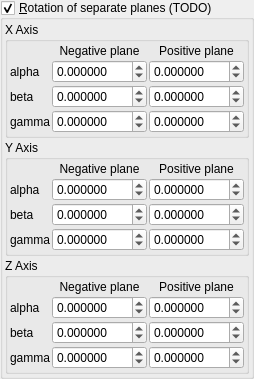
    <widget class="MyGroupBox" name="groupCheck_mandelbox_rotations_enabled">
     <property name="title">
      <string>&amp;Rotation of separate planes (TODO)</string>
     </property>
     <property name="checkable">
      <bool>true</bool>
     </property>
     <layout class="QVBoxLayout" name="verticalLayout_4">
      <property name="spacing">
       <number>2</number>
      </property>
      <property name="leftMargin">
       <number>2</number>
      </property>
      <property name="topMargin">
       <number>2</number>
      </property>
      <property name="rightMargin">
       <number>2</number>
      </property>
      <property name="bottomMargin">
       <number>2</number>
      </property>
      <item>
       <widget class="QGroupBox" name="groupBox_5">
        <property name="title">
         <string>X Axis</string>
        </property>
        <layout class="QVBoxLayout" name="verticalLayout_5">
         <property name="spacing">
          <number>2</number>
         </property>
         <property name="leftMargin">
          <number>2</number>
         </property>
         <property name="topMargin">
          <number>2</number>
         </property>
         <property name="rightMargin">
          <number>2</number>
         </property>
         <property name="bottomMargin">
          <number>2</number>
         </property>
         <item>
          <layout class="QGridLayout" name="gridLayout_6" columnstretch="0,1,1">
           <property name="spacing">
            <number>2</number>
           </property>
           <item row="1" column="1">
            <widget class="MyDoubleSpinBox" name="spinboxd3_mandelbox_rotation_neg_1_x">
             <property name="sizePolicy">
              <sizepolicy hsizetype="Minimum" vsizetype="Maximum">
               <horstretch>0</horstretch>
               <verstretch>0</verstretch>
              </sizepolicy>
             </property>
             <property name="prefix">
              <string/>
             </property>
             <property name="suffix">
              <string/>
             </property>
             <property name="decimals">
              <number>6</number>
             </property>
             <property name="minimum">
              <double>-180.000000000000000</double>
             </property>
             <property name="maximum">
              <double>180.000000000000000</double>
             </property>
             <property name="singleStep">
              <double>1.000000000000000</double>
             </property>
            </widget>
           </item>
           <item row="3" column="0">
            <widget class="QLabel" name="label_18">
             <property name="text">
              <string notr="true">gamma</string>
             </property>
            </widget>
           </item>
           <item row="2" column="1">
            <widget class="MyDoubleSpinBox" name="spinboxd3_mandelbox_rotation_neg_1_y">
             <property name="sizePolicy">
              <sizepolicy hsizetype="Minimum" vsizetype="Maximum">
               <horstretch>0</horstretch>
               <verstretch>0</verstretch>
              </sizepolicy>
             </property>
             <property name="prefix">
              <string/>
             </property>
             <property name="suffix">
              <string/>
             </property>
             <property name="decimals">
              <number>6</number>
             </property>
             <property name="minimum">
              <double>-180.000000000000000</double>
             </property>
             <property name="maximum">
              <double>180.000000000000000</double>
             </property>
             <property name="singleStep">
              <double>1.000000000000000</double>
             </property>
            </widget>
           </item>
           <item row="2" column="0">
            <widget class="QLabel" name="label_16">
             <property name="text">
              <string notr="true">beta</string>
             </property>
            </widget>
           </item>
           <item row="3" column="1">
            <widget class="MyDoubleSpinBox" name="spinboxd3_mandelbox_rotation_neg_1_z">
             <property name="sizePolicy">
              <sizepolicy hsizetype="Minimum" vsizetype="Maximum">
               <horstretch>0</horstretch>
               <verstretch>0</verstretch>
              </sizepolicy>
             </property>
             <property name="prefix">
              <string/>
             </property>
             <property name="suffix">
              <string/>
             </property>
             <property name="decimals">
              <number>6</number>
             </property>
             <property name="minimum">
              <double>-180.000000000000000</double>
             </property>
             <property name="maximum">
              <double>180.000000000000000</double>
             </property>
             <property name="singleStep">
              <double>1.000000000000000</double>
             </property>
            </widget>
           </item>
           <item row="1" column="0">
            <widget class="QLabel" name="label_17">
             <property name="text">
              <string notr="true">alpha</string>
             </property>
            </widget>
           </item>
           <item row="0" column="1">
            <widget class="QLabel" name="label_22">
             <property name="text">
              <string>Negative plane</string>
             </property>
             <property name="alignment">
              <set>Qt::AlignCenter</set>
             </property>
            </widget>
           </item>
           <item row="0" column="2">
            <widget class="QLabel" name="label_23">
             <property name="text">
              <string>Positive plane</string>
             </property>
             <property name="alignment">
              <set>Qt::AlignCenter</set>
             </property>
            </widget>
           </item>
           <item row="1" column="2">
            <widget class="MyDoubleSpinBox" name="spinboxd3_mandelbox_rotation_pos_1_x">
             <property name="sizePolicy">
              <sizepolicy hsizetype="Minimum" vsizetype="Maximum">
               <horstretch>0</horstretch>
               <verstretch>0</verstretch>
              </sizepolicy>
             </property>
             <property name="prefix">
              <string/>
             </property>
             <property name="suffix">
              <string/>
             </property>
             <property name="decimals">
              <number>6</number>
             </property>
             <property name="minimum">
              <double>-180.000000000000000</double>
             </property>
             <property name="maximum">
              <double>180.000000000000000</double>
             </property>
             <property name="singleStep">
              <double>1.000000000000000</double>
             </property>
            </widget>
           </item>
           <item row="2" column="2">
            <widget class="MyDoubleSpinBox" name="spinboxd3_mandelbox_rotation_pos_1_y">
             <property name="sizePolicy">
              <sizepolicy hsizetype="Minimum" vsizetype="Maximum">
               <horstretch>0</horstretch>
               <verstretch>0</verstretch>
              </sizepolicy>
             </property>
             <property name="prefix">
              <string/>
             </property>
             <property name="suffix">
              <string/>
             </property>
             <property name="decimals">
              <number>6</number>
             </property>
             <property name="minimum">
              <double>-180.000000000000000</double>
             </property>
             <property name="maximum">
              <double>180.000000000000000</double>
             </property>
             <property name="singleStep">
              <double>1.000000000000000</double>
             </property>
            </widget>
           </item>
           <item row="3" column="2">
            <widget class="MyDoubleSpinBox" name="spinboxd3_mandelbox_rotation_pos_1_z">
             <property name="sizePolicy">
              <sizepolicy hsizetype="Minimum" vsizetype="Maximum">
               <horstretch>0</horstretch>
               <verstretch>0</verstretch>
              </sizepolicy>
             </property>
             <property name="prefix">
              <string/>
             </property>
             <property name="suffix">
              <string/>
             </property>
             <property name="decimals">
              <number>6</number>
             </property>
             <property name="minimum">
              <double>-180.000000000000000</double>
             </property>
             <property name="maximum">
              <double>180.000000000000000</double>
             </property>
             <property name="singleStep">
              <double>1.000000000000000</double>
             </property>
            </widget>
           </item>
          </layout>
         </item>
        </layout>
       </widget>
      </item>
      <item>
       <widget class="QGroupBox" name="groupBox_6">
        <property name="title">
         <string>Y Axis</string>
        </property>
        <layout class="QVBoxLayout" name="verticalLayout_6">
         <property name="spacing">
          <number>2</number>
         </property>
         <property name="leftMargin">
          <number>2</number>
         </property>
         <property name="topMargin">
          <number>2</number>
         </property>
         <property name="rightMargin">
          <number>2</number>
         </property>
         <property name="bottomMargin">
          <number>2</number>
         </property>
         <item>
          <layout class="QGridLayout" name="gridLayout_3" columnstretch="0,1,1">
           <property name="spacing">
            <number>2</number>
           </property>
           <item row="1" column="1">
            <widget class="MyDoubleSpinBox" name="spinboxd3_mandelbox_rotation_neg_2_x">
             <property name="sizePolicy">
              <sizepolicy hsizetype="Minimum" vsizetype="Maximum">
               <horstretch>0</horstretch>
               <verstretch>0</verstretch>
              </sizepolicy>
             </property>
             <property name="prefix">
              <string/>
             </property>
             <property name="suffix">
              <string/>
             </property>
             <property name="decimals">
              <number>6</number>
             </property>
             <property name="minimum">
              <double>-180.000000000000000</double>
             </property>
             <property name="maximum">
              <double>180.000000000000000</double>
             </property>
             <property name="singleStep">
              <double>1.000000000000000</double>
             </property>
            </widget>
           </item>
           <item row="1" column="0">
            <widget class="QLabel" name="label_49">
             <property name="text">
              <string notr="true">alpha</string>
             </property>
            </widget>
           </item>
           <item row="3" column="1">
            <widget class="MyDoubleSpinBox" name="spinboxd3_mandelbox_rotation_neg_2_z">
             <property name="sizePolicy">
              <sizepolicy hsizetype="Minimum" vsizetype="Maximum">
               <horstretch>0</horstretch>
               <verstretch>0</verstretch>
              </sizepolicy>
             </property>
             <property name="prefix">
              <string/>
             </property>
             <property name="suffix">
              <string/>
             </property>
             <property name="decimals">
              <number>6</number>
             </property>
             <property name="minimum">
              <double>-180.000000000000000</double>
             </property>
             <property name="maximum">
              <double>180.000000000000000</double>
             </property>
             <property name="singleStep">
              <double>1.000000000000000</double>
             </property>
            </widget>
           </item>
           <item row="1" column="2">
            <widget class="MyDoubleSpinBox" name="spinboxd3_mandelbox_rotation_pos_2_x">
             <property name="sizePolicy">
              <sizepolicy hsizetype="Minimum" vsizetype="Maximum">
               <horstretch>0</horstretch>
               <verstretch>0</verstretch>
              </sizepolicy>
             </property>
             <property name="prefix">
              <string/>
             </property>
             <property name="suffix">
              <string/>
             </property>
             <property name="decimals">
              <number>6</number>
             </property>
             <property name="minimum">
              <double>-180.000000000000000</double>
             </property>
             <property name="maximum">
              <double>180.000000000000000</double>
             </property>
             <property name="singleStep">
              <double>1.000000000000000</double>
             </property>
            </widget>
           </item>
           <item row="2" column="1">
            <widget class="MyDoubleSpinBox" name="spinboxd3_mandelbox_rotation_neg_2_y">
             <property name="sizePolicy">
              <sizepolicy hsizetype="Minimum" vsizetype="Maximum">
               <horstretch>0</horstretch>
               <verstretch>0</verstretch>
              </sizepolicy>
             </property>
             <property name="prefix">
              <string/>
             </property>
             <property name="suffix">
              <string/>
             </property>
             <property name="decimals">
              <number>6</number>
             </property>
             <property name="minimum">
              <double>-180.000000000000000</double>
             </property>
             <property name="maximum">
              <double>180.000000000000000</double>
             </property>
             <property name="singleStep">
              <double>1.000000000000000</double>
             </property>
            </widget>
           </item>
           <item row="2" column="2">
            <widget class="MyDoubleSpinBox" name="spinboxd3_mandelbox_rotation_pos_2_y">
             <property name="sizePolicy">
              <sizepolicy hsizetype="Minimum" vsizetype="Maximum">
               <horstretch>0</horstretch>
               <verstretch>0</verstretch>
              </sizepolicy>
             </property>
             <property name="prefix">
              <string/>
             </property>
             <property name="suffix">
              <string/>
             </property>
             <property name="decimals">
              <number>6</number>
             </property>
             <property name="minimum">
              <double>-180.000000000000000</double>
             </property>
             <property name="maximum">
              <double>180.000000000000000</double>
             </property>
             <property name="singleStep">
              <double>1.000000000000000</double>
             </property>
            </widget>
           </item>
           <item row="2" column="0">
            <widget class="QLabel" name="label_48">
             <property name="text">
              <string notr="true">beta</string>
             </property>
            </widget>
           </item>
           <item row="3" column="0">
            <widget class="QLabel" name="label_47">
             <property name="text">
              <string notr="true">gamma</string>
             </property>
            </widget>
           </item>
           <item row="3" column="2">
            <widget class="MyDoubleSpinBox" name="spinboxd3_mandelbox_rotation_pos_2_z">
             <property name="sizePolicy">
              <sizepolicy hsizetype="Minimum" vsizetype="Maximum">
               <horstretch>0</horstretch>
               <verstretch>0</verstretch>
              </sizepolicy>
             </property>
             <property name="prefix">
              <string/>
             </property>
             <property name="suffix">
              <string/>
             </property>
             <property name="decimals">
              <number>6</number>
             </property>
             <property name="minimum">
              <double>-180.000000000000000</double>
             </property>
             <property name="maximum">
              <double>180.000000000000000</double>
             </property>
             <property name="singleStep">
              <double>1.000000000000000</double>
             </property>
            </widget>
           </item>
           <item row="0" column="1">
            <widget class="QLabel" name="label_50">
             <property name="text">
              <string>Negative plane</string>
             </property>
             <property name="alignment">
              <set>Qt::AlignCenter</set>
             </property>
            </widget>
           </item>
           <item row="0" column="2">
            <widget class="QLabel" name="label_46">
             <property name="text">
              <string>Positive plane</string>
             </property>
             <property name="alignment">
              <set>Qt::AlignCenter</set>
             </property>
            </widget>
           </item>
          </layout>
         </item>
        </layout>
       </widget>
      </item>
      <item>
       <widget class="QGroupBox" name="groupBox_7">
        <property name="title">
         <string>Z Axis</string>
        </property>
        <layout class="QVBoxLayout" name="verticalLayout_7">
         <property name="spacing">
          <number>2</number>
         </property>
         <property name="leftMargin">
          <number>2</number>
         </property>
         <property name="topMargin">
          <number>2</number>
         </property>
         <property name="rightMargin">
          <number>2</number>
         </property>
         <property name="bottomMargin">
          <number>2</number>
         </property>
         <item>
          <layout class="QGridLayout" name="gridLayout_7" columnstretch="0,1,1">
           <property name="spacing">
            <number>2</number>
           </property>
           <item row="1" column="1">
            <widget class="MyDoubleSpinBox" name="spinboxd3_mandelbox_rotation_neg_3_x">
             <property name="sizePolicy">
              <sizepolicy hsizetype="Minimum" vsizetype="Maximum">
               <horstretch>0</horstretch>
               <verstretch>0</verstretch>
              </sizepolicy>
             </property>
             <property name="prefix">
              <string/>
             </property>
             <property name="suffix">
              <string/>
             </property>
             <property name="decimals">
              <number>6</number>
             </property>
             <property name="minimum">
              <double>-180.000000000000000</double>
             </property>
             <property name="maximum">
              <double>180.000000000000000</double>
             </property>
             <property name="singleStep">
              <double>1.000000000000000</double>
             </property>
            </widget>
           </item>
           <item row="2" column="1">
            <widget class="MyDoubleSpinBox" name="spinboxd3_mandelbox_rotation_neg_3_y">
             <property name="sizePolicy">
              <sizepolicy hsizetype="Minimum" vsizetype="Maximum">
               <horstretch>0</horstretch>
               <verstretch>0</verstretch>
              </sizepolicy>
             </property>
             <property name="prefix">
              <string/>
             </property>
             <property name="suffix">
              <string/>
             </property>
             <property name="decimals">
              <number>6</number>
             </property>
             <property name="minimum">
              <double>-180.000000000000000</double>
             </property>
             <property name="maximum">
              <double>180.000000000000000</double>
             </property>
             <property name="singleStep">
              <double>1.000000000000000</double>
             </property>
            </widget>
           </item>
           <item row="3" column="0">
            <widget class="QLabel" name="label_55">
             <property name="text">
              <string notr="true">gamma</string>
             </property>
            </widget>
           </item>
           <item row="1" column="0">
            <widget class="QLabel" name="label_57">
             <property name="text">
              <string notr="true">alpha</string>
             </property>
            </widget>
           </item>
           <item row="2" column="0">
            <widget class="QLabel" name="label_56">
             <property name="text">
              <string notr="true">beta</string>
             </property>
            </widget>
           </item>
           <item row="3" column="1">
            <widget class="MyDoubleSpinBox" name="spinboxd3_mandelbox_rotation_neg_3_z">
             <property name="sizePolicy">
              <sizepolicy hsizetype="Minimum" vsizetype="Maximum">
               <horstretch>0</horstretch>
               <verstretch>0</verstretch>
              </sizepolicy>
             </property>
             <property name="prefix">
              <string/>
             </property>
             <property name="suffix">
              <string/>
             </property>
             <property name="decimals">
              <number>6</number>
             </property>
             <property name="minimum">
              <double>-180.000000000000000</double>
             </property>
             <property name="maximum">
              <double>180.000000000000000</double>
             </property>
             <property name="singleStep">
              <double>1.000000000000000</double>
             </property>
            </widget>
           </item>
           <item row="0" column="1">
            <widget class="QLabel" name="label_58">
             <property name="text">
              <string>Negative plane</string>
             </property>
             <property name="alignment">
              <set>Qt::AlignCenter</set>
             </property>
            </widget>
           </item>
           <item row="0" column="2">
            <widget class="QLabel" name="label_54">
             <property name="text">
              <string>Positive plane</string>
             </property>
             <property name="alignment">
              <set>Qt::AlignCenter</set>
             </property>
            </widget>
           </item>
           <item row="1" column="2">
            <widget class="MyDoubleSpinBox" name="spinboxd3_mandelbox_rotation_pos_3_x">
             <property name="sizePolicy">
              <sizepolicy hsizetype="Minimum" vsizetype="Maximum">
               <horstretch>0</horstretch>
               <verstretch>0</verstretch>
              </sizepolicy>
             </property>
             <property name="prefix">
              <string/>
             </property>
             <property name="suffix">
              <string/>
             </property>
             <property name="decimals">
              <number>6</number>
             </property>
             <property name="minimum">
              <double>-180.000000000000000</double>
             </property>
             <property name="maximum">
              <double>180.000000000000000</double>
             </property>
             <property name="singleStep">
              <double>1.000000000000000</double>
             </property>
            </widget>
           </item>
           <item row="2" column="2">
            <widget class="MyDoubleSpinBox" name="spinboxd3_mandelbox_rotation_pos_3_y">
             <property name="sizePolicy">
              <sizepolicy hsizetype="Minimum" vsizetype="Maximum">
               <horstretch>0</horstretch>
               <verstretch>0</verstretch>
              </sizepolicy>
             </property>
             <property name="prefix">
              <string/>
             </property>
             <property name="suffix">
              <string/>
             </property>
             <property name="decimals">
              <number>6</number>
             </property>
             <property name="minimum">
              <double>-180.000000000000000</double>
             </property>
             <property name="maximum">
              <double>180.000000000000000</double>
             </property>
             <property name="singleStep">
              <double>1.000000000000000</double>
             </property>
            </widget>
           </item>
           <item row="3" column="2">
            <widget class="MyDoubleSpinBox" name="spinboxd3_mandelbox_rotation_pos_3_z">
             <property name="sizePolicy">
              <sizepolicy hsizetype="Minimum" vsizetype="Maximum">
               <horstretch>0</horstretch>
               <verstretch>0</verstretch>
              </sizepolicy>
             </property>
             <property name="prefix">
              <string/>
             </property>
             <property name="suffix">
              <string/>
             </property>
             <property name="decimals">
              <number>6</number>
             </property>
             <property name="minimum">
              <double>-180.000000000000000</double>
             </property>
             <property name="maximum">
              <double>180.000000000000000</double>
             </property>
             <property name="singleStep">
              <double>1.000000000000000</double>
             </property>
            </widget>
           </item>
          </layout>
         </item>
        </layout>
       </widget>
      </item>
     </layout>
    </widget>
